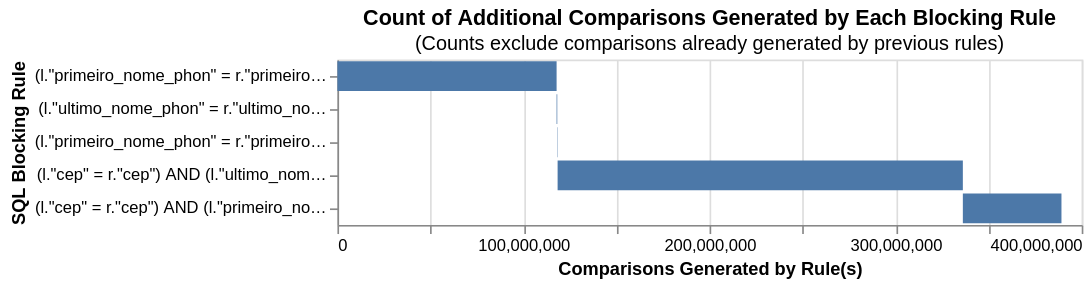

Write notebook code for a chart like this one.
### Code cell
cumulative_comparisons_to_be_scored_from_blocking_rules_chart(
    table_or_tables=analysis_table,
    blocking_rules=blocking_rules,
    db_api=db_api,
    link_type='dedupe_only',
)

### Figure 1 — Vega-Lite specification as saved in the notebook (floating-point values rounded to 4 significant figures)
{"config": {"view": {"continuousWidth": 300, "continuousHeight": 300}}, "data": {"name": "data-3b27b2765a607e70efc262bcf3f7c438"}, "mark": "bar", "encoding": {"order": {"field": "cumulative_rows"}, "tooltip": [{"field": "blocking_rule", "title": "SQL Condition", "type": "nominal"}, {"field": "row_count", "format": ",", "title": "Comparisons Generated", "type": "quantitative"}, {"field": "cumulative_rows", "format": ",", "title": "Cumulative Comparisons", "type": "quantitative"}, {"field": "cartesian", "format": ",", "title": "Total comparisons in Cartesian product", "type": "quantitative"}], "x": {"field": "start", "title": "Comparisons Generated by Rule(s)", "type": "quantitative"}, "x2": {"field": "cumulative_rows"}, "y": {"field": "blocking_rule", "sort": ["-x2"], "title": "SQL Blocking Rule"}}, "height": {"step": 20}, "title": {"text": "Count of Additional Comparisons Generated by Each Blocking Rule", "subtitle": "(Counts exclude comparisons already generated by previous rules)"}, "width": 450, "$schema": "https://vega.github.io/schema/vega-lite/v5.9.3.json", "datasets": {"data-3b27b2765a607e70efc262bcf3f7c438": [{"blocking_rule": "(l.\"primeiro_nome_phon\" = r.\"primeiro_nome_phon\") AND (l.\"ultimo_nome_phon\" = r.\"ultimo_nome_phon\")", "row_count": 117793549, "cumulative_rows": 117793549, "cartesian": 499999500000, "match_key": "0", "start": 0}, {"blocking_rule": "(l.\"ultimo_nome_phon\" = r.\"ultimo_nome_phon\") AND (l.\"data_nascimento\" = r.\"data_nascimento\")", "row_count": 357112, "cumulative_rows": 118150661, "cartesian": 499999500000, "match_key": "1", "start": 117793549}, {"blocking_rule": "(l.\"primeiro_nome_phon\" = r.\"primeiro_nome_phon\") AND (l.\"data_nascimento\" = r.\"data_nascimento\")", "row_count": 188508, "cumulative_rows": 118339169, "cartesian": 499999500000, "match_key": "2", "start": 118150661}, {"blocking_rule": "(l.\"cep\" = r.\"cep\") AND (l.\"ultimo_nome_phon\" = r.\"ultimo_nome_phon\")", "row_count": 217779295, "cumulative_rows": 336118464, "cartesian": 499999500000, "match_key": "3", "start": 118339169}, {"blocking_rule": "(l.\"cep\" = r.\"cep\") AND (l.\"primeiro_nome_phon\" = r.\"primeiro_nome_phon\")", "row_count": 52996606, "cumulative_rows": 389115070, "cartesian": 499999500000, "match_key": "4", "start": 336118464}]}}
